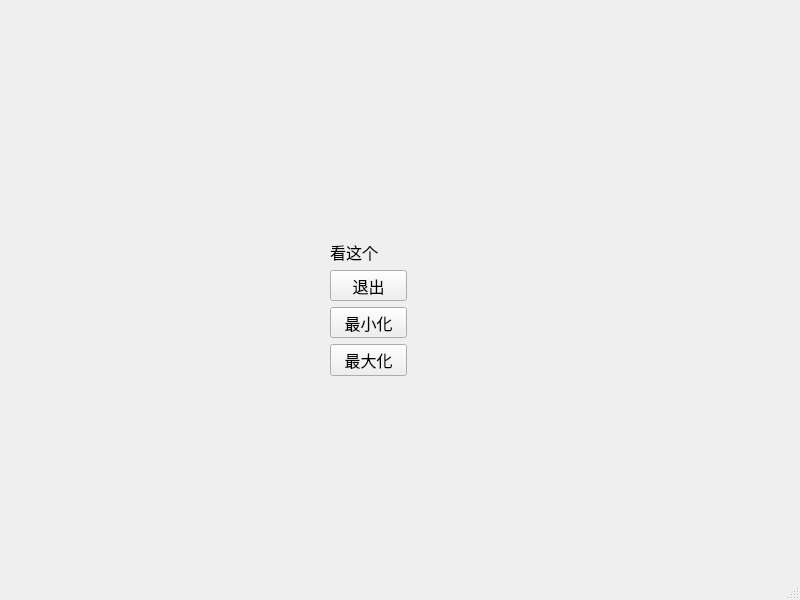
<?xml version="1.0" encoding="UTF-8"?>
<ui version="4.0">
 <class>MainWindow</class>
 <widget class="QMainWindow" name="MainWindow">
  <property name="geometry">
   <rect>
    <x>0</x>
    <y>0</y>
    <width>800</width>
    <height>600</height>
   </rect>
  </property>
  <property name="cursor">
   <cursorShape>ArrowCursor</cursorShape>
  </property>
  <property name="windowTitle">
   <string>PMR Fansub</string>
  </property>
  <widget class="QWidget" name="centralwidget">
   <widget class="QWidget" name="">
    <property name="geometry">
     <rect>
      <x>330</x>
      <y>240</y>
      <width>77</width>
      <height>136</height>
     </rect>
    </property>
    <layout class="QVBoxLayout" name="verticalLayout_2">
     <item>
      <widget class="QLabel" name="label">
       <property name="font">
        <font>
         <family>微软雅黑</family>
         <pointsize>12</pointsize>
        </font>
       </property>
       <property name="text">
        <string>看这个</string>
       </property>
      </widget>
     </item>
     <item>
      <widget class="QPushButton" name="pushButton">
       <property name="font">
        <font>
         <family>微软雅黑</family>
         <pointsize>12</pointsize>
        </font>
       </property>
       <property name="text">
        <string>退出</string>
       </property>
      </widget>
     </item>
     <item>
      <widget class="QPushButton" name="pushButton_2">
       <property name="font">
        <font>
         <family>微软雅黑</family>
         <pointsize>12</pointsize>
        </font>
       </property>
       <property name="text">
        <string>最小化</string>
       </property>
      </widget>
     </item>
     <item>
      <widget class="QPushButton" name="pushButton_3">
       <property name="font">
        <font>
         <family>微软雅黑</family>
         <pointsize>12</pointsize>
        </font>
       </property>
       <property name="text">
        <string>最大化</string>
       </property>
      </widget>
     </item>
    </layout>
   </widget>
  </widget>
  <widget class="QMenuBar" name="menubar">
   <property name="geometry">
    <rect>
     <x>0</x>
     <y>0</y>
     <width>800</width>
     <height>23</height>
    </rect>
   </property>
  </widget>
  <widget class="QStatusBar" name="statusbar"/>
 </widget>
 <resources/>
 <connections>
  <connection>
   <sender>pushButton</sender>
   <signal>clicked()</signal>
   <receiver>MainWindow</receiver>
   <slot>close()</slot>
   <hints>
    <hint type="sourcelabel">
     <x>388</x>
     <y>316</y>
    </hint>
    <hint type="destinationlabel">
     <x>624</x>
     <y>444</y>
    </hint>
   </hints>
  </connection>
  <connection>
   <sender>pushButton_2</sender>
   <signal>clicked()</signal>
   <receiver>MainWindow</receiver>
   <slot>showMinimized()</slot>
   <hints>
    <hint type="sourcelabel">
     <x>361</x>
     <y>339</y>
    </hint>
    <hint type="destinationlabel">
     <x>600</x>
     <y>462</y>
    </hint>
   </hints>
  </connection>
  <connection>
   <sender>pushButton_3</sender>
   <signal>clicked()</signal>
   <receiver>MainWindow</receiver>
   <slot>showMaximized()</slot>
   <hints>
    <hint type="sourcelabel">
     <x>371</x>
     <y>374</y>
    </hint>
    <hint type="destinationlabel">
     <x>657</x>
     <y>481</y>
    </hint>
   </hints>
  </connection>
 </connections>
</ui>
